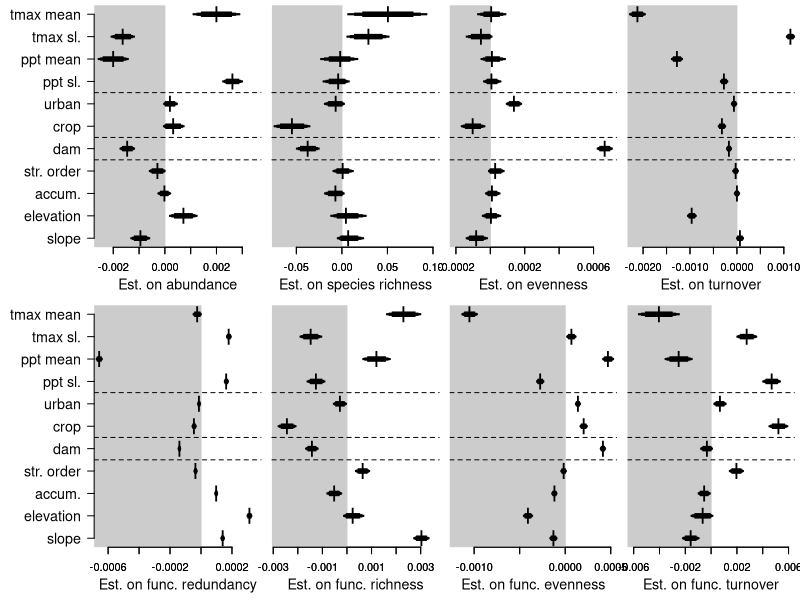

The R script that drew this image:
##Set working directory
setwd("C:/Users/ewelti/Desktop/git/EuroAquaticMacroInverts/")

# attach data
drivEst <- read.csv("outputs/Driver_metaanaly_Ests.csv")
#drivEst <- read.csv("outputs/Driver_horseshoe_metaanaly_Ests.csv")
head(drivEst)
unique(drivEst$Response)

options(scipen=999)

##save plot
tiff(filename = "plots/drivers/Drivers_main.tiff", width = 14, height = 9, units = 'in', res = 600, compression = 'lzw')
#tiff(filename = "plots/drivers/Drivers_horseshoe.tiff", width = 12, height = 9, units = 'in', res = 600, compression = 'lzw')

##layout
layout(mat = matrix(c(1:10), 
                        nrow = 2, 
                        ncol = 5),
       heights = c(2,2,2,2,2,2,2,2,2,2),
       widths = c(1,2,2,2,2,1,2,2,2,2))

par(mar=c(4,0.4,0.4,0.4))
#empty plot for where the labels will go
plot(0, xaxt = 'n', yaxt = 'n', bty = 'n', pch = '', ylab = '', xlab = '')
plot(0, xaxt = 'n', yaxt = 'n', bty = 'n', pch = '', ylab = '', xlab = '')

#### Abundance #####
sub <- subset(drivEst, Response == "abundance")
est <- sub$Estimate[2:12]
yy <- c(9,11,10,12,5,4,3,2,8,7,6)
plot(yy ~ est, ylab="",xlab="", yaxt="n", las=1, type="n",xlim=c(-0.0025,0.0035), cex=2, bty="n")
title(xlab="Est. on abundance", line=2.4,cex.lab=1.3)
polygon(x=c(-100,-100,0,0),
        y=c(-4,22,22,-4), col = "grey80", border = "grey80")
axis(2, at=yy, labels=c("ppt sl.","tmax sl.",  "ppt mean", "tmax mean",
				"str. order", "accum.", "elevation", "slope",
  				"urban","crop", "dam"), las=1,cex.axis=1.3)
axis(side = 1, lwd = 1)
points(yy ~ est, pch="l",cex=2)
yyy1=c(0.975,1.025,1.025,0.975)
yyy2=c(0.95,1.05,1.05,0.95)
yyy3=c(0.9,1.1,1.1,0.9)
polygon(x=c(sub$Q2.5[9], sub$Q2.5[9], sub$Q97.5[9], sub$Q97.5[9]),y=(yyy1+1), col = 1, border = 1,lwd = 1)
polygon(x=c(sub$Q5[9], sub$Q5[9], sub$Q95[9], sub$Q95[9]),y=(yyy2+1), col = 1, border = 1,lwd = 1)
polygon(x=c(sub$Q10[9], sub$Q10[9], sub$Q90[9], sub$Q90[9]),y=(yyy3+1), col = 1, border = 1,lwd = 1)
polygon(x=c(sub$Q2.5[8], sub$Q2.5[8], sub$Q97.5[8], sub$Q97.5[8]),y=(yyy1+2), col = 1, border = 1,lwd = 1)
polygon(x=c(sub$Q5[8], sub$Q5[8], sub$Q95[8], sub$Q95[8]),y=(yyy2+2), col = 1, border = 1,lwd = 1)
polygon(x=c(sub$Q10[8], sub$Q10[8], sub$Q90[8], sub$Q90[8]),y=(yyy3+2), col = 1, border = 1,lwd = 1)
polygon(x=c(sub$Q2.5[7], sub$Q2.5[7], sub$Q97.5[7], sub$Q97.5[7]),y=(yyy1+3), col = 1, border = 1,lwd = 1)
polygon(x=c(sub$Q5[7], sub$Q5[7], sub$Q95[7], sub$Q95[7]),y=(yyy2+3), col = 1, border = 1,lwd = 1)
polygon(x=c(sub$Q10[7], sub$Q10[7], sub$Q90[7], sub$Q90[7]),y=(yyy3+3), col = 1, border = 1,lwd = 1)
polygon(x=c(sub$Q2.5[6], sub$Q2.5[6], sub$Q97.5[6], sub$Q97.5[6]),y=(yyy1+4), col = 1, border = 1,lwd = 1)
polygon(x=c(sub$Q5[6], sub$Q5[6], sub$Q95[6], sub$Q95[6]),y=(yyy2+4), col = 1, border = 1,lwd = 1)
polygon(x=c(sub$Q10[6], sub$Q10[6], sub$Q90[6], sub$Q90[6]),y=(yyy3+4), col = 1, border = 1,lwd = 1)
polygon(x=c(sub$Q2.5[12], sub$Q2.5[12], sub$Q97.5[12], sub$Q97.5[12]),y=(yyy1+5), col = 1, border = 1,lwd = 1)
polygon(x=c(sub$Q5[12], sub$Q5[12], sub$Q95[12], sub$Q95[12]),y=(yyy2+5), col = 1, border = 1,lwd = 1)
polygon(x=c(sub$Q10[12], sub$Q10[12], sub$Q90[12], sub$Q90[12]),y=(yyy3+5), col = 1, border = 1,lwd = 1)
polygon(x=c(sub$Q2.5[11], sub$Q2.5[11], sub$Q97.5[11], sub$Q97.5[11]),y=(yyy1+6), col = 1, border = 1,lwd = 1)
polygon(x=c(sub$Q5[11], sub$Q5[11], sub$Q95[11], sub$Q95[11]),y=(yyy2+6), col = 1, border = 1,lwd = 1)
polygon(x=c(sub$Q10[11], sub$Q10[11], sub$Q90[11], sub$Q90[11]),y=(yyy3+6), col = 1, border = 1,lwd = 1)
polygon(x=c(sub$Q2.5[10], sub$Q2.5[10], sub$Q97.5[10], sub$Q97.5[10]),y=(yyy1+7), col = 1, border = 1,lwd = 1)
polygon(x=c(sub$Q5[10], sub$Q5[10], sub$Q95[10], sub$Q95[10]),y=(yyy2+7), col = 1, border = 1,lwd = 1)
polygon(x=c(sub$Q10[10], sub$Q10[10], sub$Q90[10], sub$Q90[10]),y=(yyy3+7), col = 1, border = 1,lwd = 1)
polygon(x=c(sub$Q2.5[2], sub$Q2.5[2], sub$Q97.5[2], sub$Q97.5[2]),y=(yyy1+8), col = 1, border = 1,lwd = 1)
polygon(x=c(sub$Q5[2], sub$Q5[2], sub$Q95[2], sub$Q95[2]),y=(yyy2+8), col = 1, border = 1,lwd = 1)
polygon(x=c(sub$Q10[2], sub$Q10[2], sub$Q90[2], sub$Q90[2]),y=(yyy3+8), col = 1, border = 1,lwd = 1)
polygon(x=c(sub$Q2.5[4], sub$Q2.5[4], sub$Q97.5[4], sub$Q97.5[4]),y=(yyy1+9), col = 1, border = 1,lwd = 1)
polygon(x=c(sub$Q5[4], sub$Q5[4], sub$Q95[4], sub$Q95[4]),y=(yyy2+9), col = 1, border = 1,lwd = 1)
polygon(x=c(sub$Q10[4], sub$Q10[4], sub$Q90[4], sub$Q90[4]),y=(yyy3+9), col = 1, border = 1,lwd = 1)
polygon(x=c(sub$Q2.5[3], sub$Q2.5[3], sub$Q97.5[3], sub$Q97.5[3]),y=(yyy1+10), col = 1, border = 1,lwd = 1)
polygon(x=c(sub$Q5[3], sub$Q5[3], sub$Q95[3], sub$Q95[3]),y=(yyy2+10), col = 1, border = 1,lwd = 1)
polygon(x=c(sub$Q10[3], sub$Q10[3], sub$Q90[3], sub$Q90[3]),y=(yyy3+10), col = 1, border = 1,lwd = 1)
polygon(x=c(sub$Q2.5[5], sub$Q2.5[5], sub$Q97.5[5], sub$Q97.5[5]),y=(yyy1+11), col = 1, border = 1,lwd = 1)
polygon(x=c(sub$Q5[5], sub$Q5[5], sub$Q95[5], sub$Q95[5]),y=(yyy2+11), col = 1, border = 1,lwd = 1)
polygon(x=c(sub$Q10[5], sub$Q10[5], sub$Q90[5], sub$Q90[5]),y=(yyy3+11), col = 1, border = 1,lwd = 1)
abline(h=5.5,lty=2)
abline(h=6.5,lty=2)
abline(h=8.5,lty=2)

#### func_fred #####
sub <- subset(drivEst, Response == "FRed")
est <- sub$Estimate[2:12]
plot(yy ~ est, ylab="",xlab="", yaxt="n", las=1, type="n",xlim=c(-0.00065,0.00035), cex=2, bty="n")
title(xlab="Est. on func. redundancy", line=2.4,cex.lab=1.3)
polygon(x=c(-100,-100,0,0),
        y=c(-4,22,22,-4), col = "grey80", border = "grey80")
axis(2, at=yy, labels=c("ppt sl.","tmax sl.",  "ppt mean", "tmax mean",
				"str. order", "accum.", "elevation", "slope",
  				"urban","crop", "dam"), las=1,cex.axis=1.3)
axis(side = 1, lwd = 1)
points(yy ~ est, pch="l",cex=2)
polygon(x=c(sub$Q2.5[9], sub$Q2.5[9], sub$Q97.5[9], sub$Q97.5[9]),y=(yyy1+1), col = 1, border = 1,lwd = 1)
polygon(x=c(sub$Q5[9], sub$Q5[9], sub$Q95[9], sub$Q95[9]),y=(yyy2+1), col = 1, border = 1,lwd = 1)
polygon(x=c(sub$Q10[9], sub$Q10[9], sub$Q90[9], sub$Q90[9]),y=(yyy3+1), col = 1, border = 1,lwd = 1)
polygon(x=c(sub$Q2.5[8], sub$Q2.5[8], sub$Q97.5[8], sub$Q97.5[8]),y=(yyy1+2), col = 1, border = 1,lwd = 1)
polygon(x=c(sub$Q5[8], sub$Q5[8], sub$Q95[8], sub$Q95[8]),y=(yyy2+2), col = 1, border = 1,lwd = 1)
polygon(x=c(sub$Q10[8], sub$Q10[8], sub$Q90[8], sub$Q90[8]),y=(yyy3+2), col = 1, border = 1,lwd = 1)
polygon(x=c(sub$Q2.5[7], sub$Q2.5[7], sub$Q97.5[7], sub$Q97.5[7]),y=(yyy1+3), col = 1, border = 1,lwd = 1)
polygon(x=c(sub$Q5[7], sub$Q5[7], sub$Q95[7], sub$Q95[7]),y=(yyy2+3), col = 1, border = 1,lwd = 1)
polygon(x=c(sub$Q10[7], sub$Q10[7], sub$Q90[7], sub$Q90[7]),y=(yyy3+3), col = 1, border = 1,lwd = 1)
polygon(x=c(sub$Q2.5[6], sub$Q2.5[6], sub$Q97.5[6], sub$Q97.5[6]),y=(yyy1+4), col = 1, border = 1,lwd = 1)
polygon(x=c(sub$Q5[6], sub$Q5[6], sub$Q95[6], sub$Q95[6]),y=(yyy2+4), col = 1, border = 1,lwd = 1)
polygon(x=c(sub$Q10[6], sub$Q10[6], sub$Q90[6], sub$Q90[6]),y=(yyy3+4), col = 1, border = 1,lwd = 1)
polygon(x=c(sub$Q2.5[12], sub$Q2.5[12], sub$Q97.5[12], sub$Q97.5[12]),y=(yyy1+5), col = 1, border = 1,lwd = 1)
polygon(x=c(sub$Q5[12], sub$Q5[12], sub$Q95[12], sub$Q95[12]),y=(yyy2+5), col = 1, border = 1,lwd = 1)
polygon(x=c(sub$Q10[12], sub$Q10[12], sub$Q90[12], sub$Q90[12]),y=(yyy3+5), col = 1, border = 1,lwd = 1)
polygon(x=c(sub$Q2.5[11], sub$Q2.5[11], sub$Q97.5[11], sub$Q97.5[11]),y=(yyy1+6), col = 1, border = 1,lwd = 1)
polygon(x=c(sub$Q5[11], sub$Q5[11], sub$Q95[11], sub$Q95[11]),y=(yyy2+6), col = 1, border = 1,lwd = 1)
polygon(x=c(sub$Q10[11], sub$Q10[11], sub$Q90[11], sub$Q90[11]),y=(yyy3+6), col = 1, border = 1,lwd = 1)
polygon(x=c(sub$Q2.5[10], sub$Q2.5[10], sub$Q97.5[10], sub$Q97.5[10]),y=(yyy1+7), col = 1, border = 1,lwd = 1)
polygon(x=c(sub$Q5[10], sub$Q5[10], sub$Q95[10], sub$Q95[10]),y=(yyy2+7), col = 1, border = 1,lwd = 1)
polygon(x=c(sub$Q10[10], sub$Q10[10], sub$Q90[10], sub$Q90[10]),y=(yyy3+7), col = 1, border = 1,lwd = 1)
polygon(x=c(sub$Q2.5[2], sub$Q2.5[2], sub$Q97.5[2], sub$Q97.5[2]),y=(yyy1+8), col = 1, border = 1,lwd = 1)
polygon(x=c(sub$Q5[2], sub$Q5[2], sub$Q95[2], sub$Q95[2]),y=(yyy2+8), col = 1, border = 1,lwd = 1)
polygon(x=c(sub$Q10[2], sub$Q10[2], sub$Q90[2], sub$Q90[2]),y=(yyy3+8), col = 1, border = 1,lwd = 1)
polygon(x=c(sub$Q2.5[4], sub$Q2.5[4], sub$Q97.5[4], sub$Q97.5[4]),y=(yyy1+9), col = 1, border = 1,lwd = 1)
polygon(x=c(sub$Q5[4], sub$Q5[4], sub$Q95[4], sub$Q95[4]),y=(yyy2+9), col = 1, border = 1,lwd = 1)
polygon(x=c(sub$Q10[4], sub$Q10[4], sub$Q90[4], sub$Q90[4]),y=(yyy3+9), col = 1, border = 1,lwd = 1)
polygon(x=c(sub$Q2.5[3], sub$Q2.5[3], sub$Q97.5[3], sub$Q97.5[3]),y=(yyy1+10), col = 1, border = 1,lwd = 1)
polygon(x=c(sub$Q5[3], sub$Q5[3], sub$Q95[3], sub$Q95[3]),y=(yyy2+10), col = 1, border = 1,lwd = 1)
polygon(x=c(sub$Q10[3], sub$Q10[3], sub$Q90[3], sub$Q90[3]),y=(yyy3+10), col = 1, border = 1,lwd = 1)
polygon(x=c(sub$Q2.5[5], sub$Q2.5[5], sub$Q97.5[5], sub$Q97.5[5]),y=(yyy1+11), col = 1, border = 1,lwd = 1)
polygon(x=c(sub$Q5[5], sub$Q5[5], sub$Q95[5], sub$Q95[5]),y=(yyy2+11), col = 1, border = 1,lwd = 1)
polygon(x=c(sub$Q10[5], sub$Q10[5], sub$Q90[5], sub$Q90[5]),y=(yyy3+11), col = 1, border = 1,lwd = 1)
abline(h=5.5,lty=2)
abline(h=6.5,lty=2)
abline(h=8.5,lty=2)

#### Spp Richness #####
sub <- subset(drivEst, Response == "spp_richness")
est <- sub$Estimate[2:12]
plot(yy ~ est, ylab="",xlab="", yaxt="n", las=1, type="n",xlim=c(-0.07,0.10), cex=2, bty="n")
polygon(x=c(-100,-100,0,0),
        y=c(-4,22,22,-4), col = "grey80", border = "grey80")
title(xlab="Est. on species richness", line=2.4,cex.lab=1.3)
axis(side = 1, lwd = 1)
points(yy ~ est, pch="l",cex=2)
polygon(x=c(sub$Q2.5[9], sub$Q2.5[9], sub$Q97.5[9], sub$Q97.5[9]),y=(yyy1+1), col = 1, border = 1,lwd = 1)
polygon(x=c(sub$Q5[9], sub$Q5[9], sub$Q95[9], sub$Q95[9]),y=(yyy2+1), col = 1, border = 1,lwd = 1)
polygon(x=c(sub$Q10[9], sub$Q10[9], sub$Q90[9], sub$Q90[9]),y=(yyy3+1), col = 1, border = 1,lwd = 1)
polygon(x=c(sub$Q2.5[8], sub$Q2.5[8], sub$Q97.5[8], sub$Q97.5[8]),y=(yyy1+2), col = 1, border = 1,lwd = 1)
polygon(x=c(sub$Q5[8], sub$Q5[8], sub$Q95[8], sub$Q95[8]),y=(yyy2+2), col = 1, border = 1,lwd = 1)
polygon(x=c(sub$Q10[8], sub$Q10[8], sub$Q90[8], sub$Q90[8]),y=(yyy3+2), col = 1, border = 1,lwd = 1)
polygon(x=c(sub$Q2.5[7], sub$Q2.5[7], sub$Q97.5[7], sub$Q97.5[7]),y=(yyy1+3), col = 1, border = 1,lwd = 1)
polygon(x=c(sub$Q5[7], sub$Q5[7], sub$Q95[7], sub$Q95[7]),y=(yyy2+3), col = 1, border = 1,lwd = 1)
polygon(x=c(sub$Q10[7], sub$Q10[7], sub$Q90[7], sub$Q90[7]),y=(yyy3+3), col = 1, border = 1,lwd = 1)
polygon(x=c(sub$Q2.5[6], sub$Q2.5[6], sub$Q97.5[6], sub$Q97.5[6]),y=(yyy1+4), col = 1, border = 1,lwd = 1)
polygon(x=c(sub$Q5[6], sub$Q5[6], sub$Q95[6], sub$Q95[6]),y=(yyy2+4), col = 1, border = 1,lwd = 1)
polygon(x=c(sub$Q10[6], sub$Q10[6], sub$Q90[6], sub$Q90[6]),y=(yyy3+4), col = 1, border = 1,lwd = 1)
polygon(x=c(sub$Q2.5[12], sub$Q2.5[12], sub$Q97.5[12], sub$Q97.5[12]),y=(yyy1+5), col = 1, border = 1,lwd = 1)
polygon(x=c(sub$Q5[12], sub$Q5[12], sub$Q95[12], sub$Q95[12]),y=(yyy2+5), col = 1, border = 1,lwd = 1)
polygon(x=c(sub$Q10[12], sub$Q10[12], sub$Q90[12], sub$Q90[12]),y=(yyy3+5), col = 1, border = 1,lwd = 1)
polygon(x=c(sub$Q2.5[11], sub$Q2.5[11], sub$Q97.5[11], sub$Q97.5[11]),y=(yyy1+6), col = 1, border = 1,lwd = 1)
polygon(x=c(sub$Q5[11], sub$Q5[11], sub$Q95[11], sub$Q95[11]),y=(yyy2+6), col = 1, border = 1,lwd = 1)
polygon(x=c(sub$Q10[11], sub$Q10[11], sub$Q90[11], sub$Q90[11]),y=(yyy3+6), col = 1, border = 1,lwd = 1)
polygon(x=c(sub$Q2.5[10], sub$Q2.5[10], sub$Q97.5[10], sub$Q97.5[10]),y=(yyy1+7), col = 1, border = 1,lwd = 1)
polygon(x=c(sub$Q5[10], sub$Q5[10], sub$Q95[10], sub$Q95[10]),y=(yyy2+7), col = 1, border = 1,lwd = 1)
polygon(x=c(sub$Q10[10], sub$Q10[10], sub$Q90[10], sub$Q90[10]),y=(yyy3+7), col = 1, border = 1,lwd = 1)
polygon(x=c(sub$Q2.5[2], sub$Q2.5[2], sub$Q97.5[2], sub$Q97.5[2]),y=(yyy1+8), col = 1, border = 1,lwd = 1)
polygon(x=c(sub$Q5[2], sub$Q5[2], sub$Q95[2], sub$Q95[2]),y=(yyy2+8), col = 1, border = 1,lwd = 1)
polygon(x=c(sub$Q10[2], sub$Q10[2], sub$Q90[2], sub$Q90[2]),y=(yyy3+8), col = 1, border = 1,lwd = 1)
polygon(x=c(sub$Q2.5[4], sub$Q2.5[4], sub$Q97.5[4], sub$Q97.5[4]),y=(yyy1+9), col = 1, border = 1,lwd = 1)
polygon(x=c(sub$Q5[4], sub$Q5[4], sub$Q95[4], sub$Q95[4]),y=(yyy2+9), col = 1, border = 1,lwd = 1)
polygon(x=c(sub$Q10[4], sub$Q10[4], sub$Q90[4], sub$Q90[4]),y=(yyy3+9), col = 1, border = 1,lwd = 1)
polygon(x=c(sub$Q2.5[3], sub$Q2.5[3], sub$Q97.5[3], sub$Q97.5[3]),y=(yyy1+10), col = 1, border = 1,lwd = 1)
polygon(x=c(sub$Q5[3], sub$Q5[3], sub$Q95[3], sub$Q95[3]),y=(yyy2+10), col = 1, border = 1,lwd = 1)
polygon(x=c(sub$Q10[3], sub$Q10[3], sub$Q90[3], sub$Q90[3]),y=(yyy3+10), col = 1, border = 1,lwd = 1)
polygon(x=c(sub$Q2.5[5], sub$Q2.5[5], sub$Q97.5[5], sub$Q97.5[5]),y=(yyy1+11), col = 1, border = 1,lwd = 1)
polygon(x=c(sub$Q5[5], sub$Q5[5], sub$Q95[5], sub$Q95[5]),y=(yyy2+11), col = 1, border = 1,lwd = 1)
polygon(x=c(sub$Q10[5], sub$Q10[5], sub$Q90[5], sub$Q90[5]),y=(yyy3+11), col = 1, border = 1,lwd = 1)
abline(h=5.5,lty=2)
abline(h=6.5,lty=2)
abline(h=8.5,lty=2)

#### Func Richness #####
sub <- subset(drivEst, Response == "func_rich")
est <- sub$Estimate[2:12]
plot(yy ~ est, ylab="",xlab="", yaxt="n", las=1, type="n",xlim=c(-0.0028,0.0035), cex=2, bty="n")
title(xlab="Est. on func. richness", line=2.4,cex.lab=1.3)
polygon(x=c(-100,-100,0,0),
        y=c(-4,22,22,-4), col = "grey80", border = "grey80")
axis(side = 1, lwd = 1)
points(yy ~ est, pch="l",cex=2)
polygon(x=c(sub$Q2.5[9], sub$Q2.5[9], sub$Q97.5[9], sub$Q97.5[9]),y=(yyy1+1), col = 1, border = 1,lwd = 1)
polygon(x=c(sub$Q5[9], sub$Q5[9], sub$Q95[9], sub$Q95[9]),y=(yyy2+1), col = 1, border = 1,lwd = 1)
polygon(x=c(sub$Q10[9], sub$Q10[9], sub$Q90[9], sub$Q90[9]),y=(yyy3+1), col = 1, border = 1,lwd = 1)
polygon(x=c(sub$Q2.5[8], sub$Q2.5[8], sub$Q97.5[8], sub$Q97.5[8]),y=(yyy1+2), col = 1, border = 1,lwd = 1)
polygon(x=c(sub$Q5[8], sub$Q5[8], sub$Q95[8], sub$Q95[8]),y=(yyy2+2), col = 1, border = 1,lwd = 1)
polygon(x=c(sub$Q10[8], sub$Q10[8], sub$Q90[8], sub$Q90[8]),y=(yyy3+2), col = 1, border = 1,lwd = 1)
polygon(x=c(sub$Q2.5[7], sub$Q2.5[7], sub$Q97.5[7], sub$Q97.5[7]),y=(yyy1+3), col = 1, border = 1,lwd = 1)
polygon(x=c(sub$Q5[7], sub$Q5[7], sub$Q95[7], sub$Q95[7]),y=(yyy2+3), col = 1, border = 1,lwd = 1)
polygon(x=c(sub$Q10[7], sub$Q10[7], sub$Q90[7], sub$Q90[7]),y=(yyy3+3), col = 1, border = 1,lwd = 1)
polygon(x=c(sub$Q2.5[6], sub$Q2.5[6], sub$Q97.5[6], sub$Q97.5[6]),y=(yyy1+4), col = 1, border = 1,lwd = 1)
polygon(x=c(sub$Q5[6], sub$Q5[6], sub$Q95[6], sub$Q95[6]),y=(yyy2+4), col = 1, border = 1,lwd = 1)
polygon(x=c(sub$Q10[6], sub$Q10[6], sub$Q90[6], sub$Q90[6]),y=(yyy3+4), col = 1, border = 1,lwd = 1)
polygon(x=c(sub$Q2.5[12], sub$Q2.5[12], sub$Q97.5[12], sub$Q97.5[12]),y=(yyy1+5), col = 1, border = 1,lwd = 1)
polygon(x=c(sub$Q5[12], sub$Q5[12], sub$Q95[12], sub$Q95[12]),y=(yyy2+5), col = 1, border = 1,lwd = 1)
polygon(x=c(sub$Q10[12], sub$Q10[12], sub$Q90[12], sub$Q90[12]),y=(yyy3+5), col = 1, border = 1,lwd = 1)
polygon(x=c(sub$Q2.5[11], sub$Q2.5[11], sub$Q97.5[11], sub$Q97.5[11]),y=(yyy1+6), col = 1, border = 1,lwd = 1)
polygon(x=c(sub$Q5[11], sub$Q5[11], sub$Q95[11], sub$Q95[11]),y=(yyy2+6), col = 1, border = 1,lwd = 1)
polygon(x=c(sub$Q10[11], sub$Q10[11], sub$Q90[11], sub$Q90[11]),y=(yyy3+6), col = 1, border = 1,lwd = 1)
polygon(x=c(sub$Q2.5[10], sub$Q2.5[10], sub$Q97.5[10], sub$Q97.5[10]),y=(yyy1+7), col = 1, border = 1,lwd = 1)
polygon(x=c(sub$Q5[10], sub$Q5[10], sub$Q95[10], sub$Q95[10]),y=(yyy2+7), col = 1, border = 1,lwd = 1)
polygon(x=c(sub$Q10[10], sub$Q10[10], sub$Q90[10], sub$Q90[10]),y=(yyy3+7), col = 1, border = 1,lwd = 1)
polygon(x=c(sub$Q2.5[2], sub$Q2.5[2], sub$Q97.5[2], sub$Q97.5[2]),y=(yyy1+8), col = 1, border = 1,lwd = 1)
polygon(x=c(sub$Q5[2], sub$Q5[2], sub$Q95[2], sub$Q95[2]),y=(yyy2+8), col = 1, border = 1,lwd = 1)
polygon(x=c(sub$Q10[2], sub$Q10[2], sub$Q90[2], sub$Q90[2]),y=(yyy3+8), col = 1, border = 1,lwd = 1)
polygon(x=c(sub$Q2.5[4], sub$Q2.5[4], sub$Q97.5[4], sub$Q97.5[4]),y=(yyy1+9), col = 1, border = 1,lwd = 1)
polygon(x=c(sub$Q5[4], sub$Q5[4], sub$Q95[4], sub$Q95[4]),y=(yyy2+9), col = 1, border = 1,lwd = 1)
polygon(x=c(sub$Q10[4], sub$Q10[4], sub$Q90[4], sub$Q90[4]),y=(yyy3+9), col = 1, border = 1,lwd = 1)
polygon(x=c(sub$Q2.5[3], sub$Q2.5[3], sub$Q97.5[3], sub$Q97.5[3]),y=(yyy1+10), col = 1, border = 1,lwd = 1)
polygon(x=c(sub$Q5[3], sub$Q5[3], sub$Q95[3], sub$Q95[3]),y=(yyy2+10), col = 1, border = 1,lwd = 1)
polygon(x=c(sub$Q10[3], sub$Q10[3], sub$Q90[3], sub$Q90[3]),y=(yyy3+10), col = 1, border = 1,lwd = 1)
polygon(x=c(sub$Q2.5[5], sub$Q2.5[5], sub$Q97.5[5], sub$Q97.5[5]),y=(yyy1+11), col = 1, border = 1,lwd = 1)
polygon(x=c(sub$Q5[5], sub$Q5[5], sub$Q95[5], sub$Q95[5]),y=(yyy2+11), col = 1, border = 1,lwd = 1)
polygon(x=c(sub$Q10[5], sub$Q10[5], sub$Q90[5], sub$Q90[5]),y=(yyy3+11), col = 1, border = 1,lwd = 1)
abline(h=5.5,lty=2)
abline(h=6.5,lty=2)
abline(h=8.5,lty=2)

#### E10 #####
sub <- subset(drivEst, Response == "E10")
est <- sub$Estimate[2:12]
plot(yy ~ est, ylab="",xlab="", yaxt="n", las=1, type="n",xlim=c(-0.0002,0.0007), cex=2, bty="n")
title(xlab="Est. on evenness", line=2.4,cex.lab=1.3)
polygon(x=c(-100,-100,0,0),
        y=c(-4,22,22,-4), col = "grey80", border = "grey80")
axis(side = 1, lwd = 1)
points(yy ~ est, pch="l",cex=2)
polygon(x=c(sub$Q2.5[9], sub$Q2.5[9], sub$Q97.5[9], sub$Q97.5[9]),y=(yyy1+1), col = 1, border = 1,lwd = 1)
polygon(x=c(sub$Q5[9], sub$Q5[9], sub$Q95[9], sub$Q95[9]),y=(yyy2+1), col = 1, border = 1,lwd = 1)
polygon(x=c(sub$Q10[9], sub$Q10[9], sub$Q90[9], sub$Q90[9]),y=(yyy3+1), col = 1, border = 1,lwd = 1)
polygon(x=c(sub$Q2.5[8], sub$Q2.5[8], sub$Q97.5[8], sub$Q97.5[8]),y=(yyy1+2), col = 1, border = 1,lwd = 1)
polygon(x=c(sub$Q5[8], sub$Q5[8], sub$Q95[8], sub$Q95[8]),y=(yyy2+2), col = 1, border = 1,lwd = 1)
polygon(x=c(sub$Q10[8], sub$Q10[8], sub$Q90[8], sub$Q90[8]),y=(yyy3+2), col = 1, border = 1,lwd = 1)
polygon(x=c(sub$Q2.5[7], sub$Q2.5[7], sub$Q97.5[7], sub$Q97.5[7]),y=(yyy1+3), col = 1, border = 1,lwd = 1)
polygon(x=c(sub$Q5[7], sub$Q5[7], sub$Q95[7], sub$Q95[7]),y=(yyy2+3), col = 1, border = 1,lwd = 1)
polygon(x=c(sub$Q10[7], sub$Q10[7], sub$Q90[7], sub$Q90[7]),y=(yyy3+3), col = 1, border = 1,lwd = 1)
polygon(x=c(sub$Q2.5[6], sub$Q2.5[6], sub$Q97.5[6], sub$Q97.5[6]),y=(yyy1+4), col = 1, border = 1,lwd = 1)
polygon(x=c(sub$Q5[6], sub$Q5[6], sub$Q95[6], sub$Q95[6]),y=(yyy2+4), col = 1, border = 1,lwd = 1)
polygon(x=c(sub$Q10[6], sub$Q10[6], sub$Q90[6], sub$Q90[6]),y=(yyy3+4), col = 1, border = 1,lwd = 1)
polygon(x=c(sub$Q2.5[12], sub$Q2.5[12], sub$Q97.5[12], sub$Q97.5[12]),y=(yyy1+5), col = 1, border = 1,lwd = 1)
polygon(x=c(sub$Q5[12], sub$Q5[12], sub$Q95[12], sub$Q95[12]),y=(yyy2+5), col = 1, border = 1,lwd = 1)
polygon(x=c(sub$Q10[12], sub$Q10[12], sub$Q90[12], sub$Q90[12]),y=(yyy3+5), col = 1, border = 1,lwd = 1)
polygon(x=c(sub$Q2.5[11], sub$Q2.5[11], sub$Q97.5[11], sub$Q97.5[11]),y=(yyy1+6), col = 1, border = 1,lwd = 1)
polygon(x=c(sub$Q5[11], sub$Q5[11], sub$Q95[11], sub$Q95[11]),y=(yyy2+6), col = 1, border = 1,lwd = 1)
polygon(x=c(sub$Q10[11], sub$Q10[11], sub$Q90[11], sub$Q90[11]),y=(yyy3+6), col = 1, border = 1,lwd = 1)
polygon(x=c(sub$Q2.5[10], sub$Q2.5[10], sub$Q97.5[10], sub$Q97.5[10]),y=(yyy1+7), col = 1, border = 1,lwd = 1)
polygon(x=c(sub$Q5[10], sub$Q5[10], sub$Q95[10], sub$Q95[10]),y=(yyy2+7), col = 1, border = 1,lwd = 1)
polygon(x=c(sub$Q10[10], sub$Q10[10], sub$Q90[10], sub$Q90[10]),y=(yyy3+7), col = 1, border = 1,lwd = 1)
polygon(x=c(sub$Q2.5[2], sub$Q2.5[2], sub$Q97.5[2], sub$Q97.5[2]),y=(yyy1+8), col = 1, border = 1,lwd = 1)
polygon(x=c(sub$Q5[2], sub$Q5[2], sub$Q95[2], sub$Q95[2]),y=(yyy2+8), col = 1, border = 1,lwd = 1)
polygon(x=c(sub$Q10[2], sub$Q10[2], sub$Q90[2], sub$Q90[2]),y=(yyy3+8), col = 1, border = 1,lwd = 1)
polygon(x=c(sub$Q2.5[4], sub$Q2.5[4], sub$Q97.5[4], sub$Q97.5[4]),y=(yyy1+9), col = 1, border = 1,lwd = 1)
polygon(x=c(sub$Q5[4], sub$Q5[4], sub$Q95[4], sub$Q95[4]),y=(yyy2+9), col = 1, border = 1,lwd = 1)
polygon(x=c(sub$Q10[4], sub$Q10[4], sub$Q90[4], sub$Q90[4]),y=(yyy3+9), col = 1, border = 1,lwd = 1)
polygon(x=c(sub$Q2.5[3], sub$Q2.5[3], sub$Q97.5[3], sub$Q97.5[3]),y=(yyy1+10), col = 1, border = 1,lwd = 1)
polygon(x=c(sub$Q5[3], sub$Q5[3], sub$Q95[3], sub$Q95[3]),y=(yyy2+10), col = 1, border = 1,lwd = 1)
polygon(x=c(sub$Q10[3], sub$Q10[3], sub$Q90[3], sub$Q90[3]),y=(yyy3+10), col = 1, border = 1,lwd = 1)
polygon(x=c(sub$Q2.5[5], sub$Q2.5[5], sub$Q97.5[5], sub$Q97.5[5]),y=(yyy1+11), col = 1, border = 1,lwd = 1)
polygon(x=c(sub$Q5[5], sub$Q5[5], sub$Q95[5], sub$Q95[5]),y=(yyy2+11), col = 1, border = 1,lwd = 1)
polygon(x=c(sub$Q10[5], sub$Q10[5], sub$Q90[5], sub$Q90[5]),y=(yyy3+11), col = 1, border = 1,lwd = 1)
abline(h=5.5,lty=2)
abline(h=6.5,lty=2)
abline(h=8.5,lty=2)

#### func_even #####
sub <- subset(drivEst, Response == "func_even")
est <- sub$Estimate[2:12]
plot(yy ~ est, ylab="",xlab="", yaxt="n", las=1, type="n",xlim=c(-0.0012,0.0005), cex=2, bty="n")
title(xlab="Est. on func. evenness", line=2.4,cex.lab=1.3)
polygon(x=c(-100,-100,0,0),
        y=c(-4,22,22,-4), col = "grey80", border = "grey80")
axis(side = 1, lwd = 1)
points(yy ~ est, pch="l",cex=2)
polygon(x=c(sub$Q2.5[9], sub$Q2.5[9], sub$Q97.5[9], sub$Q97.5[9]),y=(yyy1+1), col = 1, border = 1,lwd = 1)
polygon(x=c(sub$Q5[9], sub$Q5[9], sub$Q95[9], sub$Q95[9]),y=(yyy2+1), col = 1, border = 1,lwd = 1)
polygon(x=c(sub$Q10[9], sub$Q10[9], sub$Q90[9], sub$Q90[9]),y=(yyy3+1), col = 1, border = 1,lwd = 1)
polygon(x=c(sub$Q2.5[8], sub$Q2.5[8], sub$Q97.5[8], sub$Q97.5[8]),y=(yyy1+2), col = 1, border = 1,lwd = 1)
polygon(x=c(sub$Q5[8], sub$Q5[8], sub$Q95[8], sub$Q95[8]),y=(yyy2+2), col = 1, border = 1,lwd = 1)
polygon(x=c(sub$Q10[8], sub$Q10[8], sub$Q90[8], sub$Q90[8]),y=(yyy3+2), col = 1, border = 1,lwd = 1)
polygon(x=c(sub$Q2.5[7], sub$Q2.5[7], sub$Q97.5[7], sub$Q97.5[7]),y=(yyy1+3), col = 1, border = 1,lwd = 1)
polygon(x=c(sub$Q5[7], sub$Q5[7], sub$Q95[7], sub$Q95[7]),y=(yyy2+3), col = 1, border = 1,lwd = 1)
polygon(x=c(sub$Q10[7], sub$Q10[7], sub$Q90[7], sub$Q90[7]),y=(yyy3+3), col = 1, border = 1,lwd = 1)
polygon(x=c(sub$Q2.5[6], sub$Q2.5[6], sub$Q97.5[6], sub$Q97.5[6]),y=(yyy1+4), col = 1, border = 1,lwd = 1)
polygon(x=c(sub$Q5[6], sub$Q5[6], sub$Q95[6], sub$Q95[6]),y=(yyy2+4), col = 1, border = 1,lwd = 1)
polygon(x=c(sub$Q10[6], sub$Q10[6], sub$Q90[6], sub$Q90[6]),y=(yyy3+4), col = 1, border = 1,lwd = 1)
polygon(x=c(sub$Q2.5[12], sub$Q2.5[12], sub$Q97.5[12], sub$Q97.5[12]),y=(yyy1+5), col = 1, border = 1,lwd = 1)
polygon(x=c(sub$Q5[12], sub$Q5[12], sub$Q95[12], sub$Q95[12]),y=(yyy2+5), col = 1, border = 1,lwd = 1)
polygon(x=c(sub$Q10[12], sub$Q10[12], sub$Q90[12], sub$Q90[12]),y=(yyy3+5), col = 1, border = 1,lwd = 1)
polygon(x=c(sub$Q2.5[11], sub$Q2.5[11], sub$Q97.5[11], sub$Q97.5[11]),y=(yyy1+6), col = 1, border = 1,lwd = 1)
polygon(x=c(sub$Q5[11], sub$Q5[11], sub$Q95[11], sub$Q95[11]),y=(yyy2+6), col = 1, border = 1,lwd = 1)
polygon(x=c(sub$Q10[11], sub$Q10[11], sub$Q90[11], sub$Q90[11]),y=(yyy3+6), col = 1, border = 1,lwd = 1)
polygon(x=c(sub$Q2.5[10], sub$Q2.5[10], sub$Q97.5[10], sub$Q97.5[10]),y=(yyy1+7), col = 1, border = 1,lwd = 1)
polygon(x=c(sub$Q5[10], sub$Q5[10], sub$Q95[10], sub$Q95[10]),y=(yyy2+7), col = 1, border = 1,lwd = 1)
polygon(x=c(sub$Q10[10], sub$Q10[10], sub$Q90[10], sub$Q90[10]),y=(yyy3+7), col = 1, border = 1,lwd = 1)
polygon(x=c(sub$Q2.5[2], sub$Q2.5[2], sub$Q97.5[2], sub$Q97.5[2]),y=(yyy1+8), col = 1, border = 1,lwd = 1)
polygon(x=c(sub$Q5[2], sub$Q5[2], sub$Q95[2], sub$Q95[2]),y=(yyy2+8), col = 1, border = 1,lwd = 1)
polygon(x=c(sub$Q10[2], sub$Q10[2], sub$Q90[2], sub$Q90[2]),y=(yyy3+8), col = 1, border = 1,lwd = 1)
polygon(x=c(sub$Q2.5[4], sub$Q2.5[4], sub$Q97.5[4], sub$Q97.5[4]),y=(yyy1+9), col = 1, border = 1,lwd = 1)
polygon(x=c(sub$Q5[4], sub$Q5[4], sub$Q95[4], sub$Q95[4]),y=(yyy2+9), col = 1, border = 1,lwd = 1)
polygon(x=c(sub$Q10[4], sub$Q10[4], sub$Q90[4], sub$Q90[4]),y=(yyy3+9), col = 1, border = 1,lwd = 1)
polygon(x=c(sub$Q2.5[3], sub$Q2.5[3], sub$Q97.5[3], sub$Q97.5[3]),y=(yyy1+10), col = 1, border = 1,lwd = 1)
polygon(x=c(sub$Q5[3], sub$Q5[3], sub$Q95[3], sub$Q95[3]),y=(yyy2+10), col = 1, border = 1,lwd = 1)
polygon(x=c(sub$Q10[3], sub$Q10[3], sub$Q90[3], sub$Q90[3]),y=(yyy3+10), col = 1, border = 1,lwd = 1)
polygon(x=c(sub$Q2.5[5], sub$Q2.5[5], sub$Q97.5[5], sub$Q97.5[5]),y=(yyy1+11), col = 1, border = 1,lwd = 1)
polygon(x=c(sub$Q5[5], sub$Q5[5], sub$Q95[5], sub$Q95[5]),y=(yyy2+11), col = 1, border = 1,lwd = 1)
polygon(x=c(sub$Q10[5], sub$Q10[5], sub$Q90[5], sub$Q90[5]),y=(yyy3+11), col = 1, border = 1,lwd = 1)
abline(h=5.5,lty=2)
abline(h=6.5,lty=2)
abline(h=8.5,lty=2)

#### Turnover #####
sub <- subset(drivEst, Response == "turnover")
est <- sub$Estimate[2:12]
plot(yy ~ est, ylab="",xlab="", yaxt="n", las=1, type="n",xlim=c(-0.0022,0.0011), cex=2, bty="n")
title(xlab="Est. on turnover", line=2.4,cex.lab=1.3)
polygon(x=c(-100,-100,0,0),
        y=c(-4,22,22,-4), col = "grey80", border = "grey80")
axis(side = 1, lwd = 1)
points(yy ~ est, pch="l",cex=2)
polygon(x=c(sub$Q2.5[9], sub$Q2.5[9], sub$Q97.5[9], sub$Q97.5[9]),y=(yyy1+1), col = 1, border = 1,lwd = 1)
polygon(x=c(sub$Q5[9], sub$Q5[9], sub$Q95[9], sub$Q95[9]),y=(yyy2+1), col = 1, border = 1,lwd = 1)
polygon(x=c(sub$Q10[9], sub$Q10[9], sub$Q90[9], sub$Q90[9]),y=(yyy3+1), col = 1, border = 1,lwd = 1)
polygon(x=c(sub$Q2.5[8], sub$Q2.5[8], sub$Q97.5[8], sub$Q97.5[8]),y=(yyy1+2), col = 1, border = 1,lwd = 1)
polygon(x=c(sub$Q5[8], sub$Q5[8], sub$Q95[8], sub$Q95[8]),y=(yyy2+2), col = 1, border = 1,lwd = 1)
polygon(x=c(sub$Q10[8], sub$Q10[8], sub$Q90[8], sub$Q90[8]),y=(yyy3+2), col = 1, border = 1,lwd = 1)
polygon(x=c(sub$Q2.5[7], sub$Q2.5[7], sub$Q97.5[7], sub$Q97.5[7]),y=(yyy1+3), col = 1, border = 1,lwd = 1)
polygon(x=c(sub$Q5[7], sub$Q5[7], sub$Q95[7], sub$Q95[7]),y=(yyy2+3), col = 1, border = 1,lwd = 1)
polygon(x=c(sub$Q10[7], sub$Q10[7], sub$Q90[7], sub$Q90[7]),y=(yyy3+3), col = 1, border = 1,lwd = 1)
polygon(x=c(sub$Q2.5[6], sub$Q2.5[6], sub$Q97.5[6], sub$Q97.5[6]),y=(yyy1+4), col = 1, border = 1,lwd = 1)
polygon(x=c(sub$Q5[6], sub$Q5[6], sub$Q95[6], sub$Q95[6]),y=(yyy2+4), col = 1, border = 1,lwd = 1)
polygon(x=c(sub$Q10[6], sub$Q10[6], sub$Q90[6], sub$Q90[6]),y=(yyy3+4), col = 1, border = 1,lwd = 1)
polygon(x=c(sub$Q2.5[12], sub$Q2.5[12], sub$Q97.5[12], sub$Q97.5[12]),y=(yyy1+5), col = 1, border = 1,lwd = 1)
polygon(x=c(sub$Q5[12], sub$Q5[12], sub$Q95[12], sub$Q95[12]),y=(yyy2+5), col = 1, border = 1,lwd = 1)
polygon(x=c(sub$Q10[12], sub$Q10[12], sub$Q90[12], sub$Q90[12]),y=(yyy3+5), col = 1, border = 1,lwd = 1)
polygon(x=c(sub$Q2.5[11], sub$Q2.5[11], sub$Q97.5[11], sub$Q97.5[11]),y=(yyy1+6), col = 1, border = 1,lwd = 1)
polygon(x=c(sub$Q5[11], sub$Q5[11], sub$Q95[11], sub$Q95[11]),y=(yyy2+6), col = 1, border = 1,lwd = 1)
polygon(x=c(sub$Q10[11], sub$Q10[11], sub$Q90[11], sub$Q90[11]),y=(yyy3+6), col = 1, border = 1,lwd = 1)
polygon(x=c(sub$Q2.5[10], sub$Q2.5[10], sub$Q97.5[10], sub$Q97.5[10]),y=(yyy1+7), col = 1, border = 1,lwd = 1)
polygon(x=c(sub$Q5[10], sub$Q5[10], sub$Q95[10], sub$Q95[10]),y=(yyy2+7), col = 1, border = 1,lwd = 1)
polygon(x=c(sub$Q10[10], sub$Q10[10], sub$Q90[10], sub$Q90[10]),y=(yyy3+7), col = 1, border = 1,lwd = 1)
polygon(x=c(sub$Q2.5[2], sub$Q2.5[2], sub$Q97.5[2], sub$Q97.5[2]),y=(yyy1+8), col = 1, border = 1,lwd = 1)
polygon(x=c(sub$Q5[2], sub$Q5[2], sub$Q95[2], sub$Q95[2]),y=(yyy2+8), col = 1, border = 1,lwd = 1)
polygon(x=c(sub$Q10[2], sub$Q10[2], sub$Q90[2], sub$Q90[2]),y=(yyy3+8), col = 1, border = 1,lwd = 1)
polygon(x=c(sub$Q2.5[4], sub$Q2.5[4], sub$Q97.5[4], sub$Q97.5[4]),y=(yyy1+9), col = 1, border = 1,lwd = 1)
polygon(x=c(sub$Q5[4], sub$Q5[4], sub$Q95[4], sub$Q95[4]),y=(yyy2+9), col = 1, border = 1,lwd = 1)
polygon(x=c(sub$Q10[4], sub$Q10[4], sub$Q90[4], sub$Q90[4]),y=(yyy3+9), col = 1, border = 1,lwd = 1)
polygon(x=c(sub$Q2.5[3], sub$Q2.5[3], sub$Q97.5[3], sub$Q97.5[3]),y=(yyy1+10), col = 1, border = 1,lwd = 1)
polygon(x=c(sub$Q5[3], sub$Q5[3], sub$Q95[3], sub$Q95[3]),y=(yyy2+10), col = 1, border = 1,lwd = 1)
polygon(x=c(sub$Q10[3], sub$Q10[3], sub$Q90[3], sub$Q90[3]),y=(yyy3+10), col = 1, border = 1,lwd = 1)
polygon(x=c(sub$Q2.5[5], sub$Q2.5[5], sub$Q97.5[5], sub$Q97.5[5]),y=(yyy1+11), col = 1, border = 1,lwd = 1)
polygon(x=c(sub$Q5[5], sub$Q5[5], sub$Q95[5], sub$Q95[5]),y=(yyy2+11), col = 1, border = 1,lwd = 1)
polygon(x=c(sub$Q10[5], sub$Q10[5], sub$Q90[5], sub$Q90[5]),y=(yyy3+11), col = 1, border = 1,lwd = 1)
abline(h=5.5,lty=2)
abline(h=6.5,lty=2)
abline(h=8.5,lty=2)

#### func_turnover #####
sub <- subset(drivEst, Response == "func_turnover")
est <- sub$Estimate[2:12]
plot(yy ~ est, ylab="",xlab="", yaxt="n", las=1, type="n",xlim=c(-0.006,0.006), cex=2, bty="n")
title(xlab="Est. on func. turnover", line=2.4,cex.lab=1.3)
polygon(x=c(-100,-100,0,0),
        y=c(-4,22,22,-4), col = "grey80", border = "grey80")
axis(side = 1, lwd = 1)
points(yy ~ est, pch="l",cex=2)
polygon(x=c(sub$Q2.5[9], sub$Q2.5[9], sub$Q97.5[9], sub$Q97.5[9]),y=(yyy1+1), col = 1, border = 1,lwd = 1)
polygon(x=c(sub$Q5[9], sub$Q5[9], sub$Q95[9], sub$Q95[9]),y=(yyy2+1), col = 1, border = 1,lwd = 1)
polygon(x=c(sub$Q10[9], sub$Q10[9], sub$Q90[9], sub$Q90[9]),y=(yyy3+1), col = 1, border = 1,lwd = 1)
polygon(x=c(sub$Q2.5[8], sub$Q2.5[8], sub$Q97.5[8], sub$Q97.5[8]),y=(yyy1+2), col = 1, border = 1,lwd = 1)
polygon(x=c(sub$Q5[8], sub$Q5[8], sub$Q95[8], sub$Q95[8]),y=(yyy2+2), col = 1, border = 1,lwd = 1)
polygon(x=c(sub$Q10[8], sub$Q10[8], sub$Q90[8], sub$Q90[8]),y=(yyy3+2), col = 1, border = 1,lwd = 1)
polygon(x=c(sub$Q2.5[7], sub$Q2.5[7], sub$Q97.5[7], sub$Q97.5[7]),y=(yyy1+3), col = 1, border = 1,lwd = 1)
polygon(x=c(sub$Q5[7], sub$Q5[7], sub$Q95[7], sub$Q95[7]),y=(yyy2+3), col = 1, border = 1,lwd = 1)
polygon(x=c(sub$Q10[7], sub$Q10[7], sub$Q90[7], sub$Q90[7]),y=(yyy3+3), col = 1, border = 1,lwd = 1)
polygon(x=c(sub$Q2.5[6], sub$Q2.5[6], sub$Q97.5[6], sub$Q97.5[6]),y=(yyy1+4), col = 1, border = 1,lwd = 1)
polygon(x=c(sub$Q5[6], sub$Q5[6], sub$Q95[6], sub$Q95[6]),y=(yyy2+4), col = 1, border = 1,lwd = 1)
polygon(x=c(sub$Q10[6], sub$Q10[6], sub$Q90[6], sub$Q90[6]),y=(yyy3+4), col = 1, border = 1,lwd = 1)
polygon(x=c(sub$Q2.5[12], sub$Q2.5[12], sub$Q97.5[12], sub$Q97.5[12]),y=(yyy1+5), col = 1, border = 1,lwd = 1)
polygon(x=c(sub$Q5[12], sub$Q5[12], sub$Q95[12], sub$Q95[12]),y=(yyy2+5), col = 1, border = 1,lwd = 1)
polygon(x=c(sub$Q10[12], sub$Q10[12], sub$Q90[12], sub$Q90[12]),y=(yyy3+5), col = 1, border = 1,lwd = 1)
polygon(x=c(sub$Q2.5[11], sub$Q2.5[11], sub$Q97.5[11], sub$Q97.5[11]),y=(yyy1+6), col = 1, border = 1,lwd = 1)
polygon(x=c(sub$Q5[11], sub$Q5[11], sub$Q95[11], sub$Q95[11]),y=(yyy2+6), col = 1, border = 1,lwd = 1)
polygon(x=c(sub$Q10[11], sub$Q10[11], sub$Q90[11], sub$Q90[11]),y=(yyy3+6), col = 1, border = 1,lwd = 1)
polygon(x=c(sub$Q2.5[10], sub$Q2.5[10], sub$Q97.5[10], sub$Q97.5[10]),y=(yyy1+7), col = 1, border = 1,lwd = 1)
polygon(x=c(sub$Q5[10], sub$Q5[10], sub$Q95[10], sub$Q95[10]),y=(yyy2+7), col = 1, border = 1,lwd = 1)
polygon(x=c(sub$Q10[10], sub$Q10[10], sub$Q90[10], sub$Q90[10]),y=(yyy3+7), col = 1, border = 1,lwd = 1)
polygon(x=c(sub$Q2.5[2], sub$Q2.5[2], sub$Q97.5[2], sub$Q97.5[2]),y=(yyy1+8), col = 1, border = 1,lwd = 1)
polygon(x=c(sub$Q5[2], sub$Q5[2], sub$Q95[2], sub$Q95[2]),y=(yyy2+8), col = 1, border = 1,lwd = 1)
polygon(x=c(sub$Q10[2], sub$Q10[2], sub$Q90[2], sub$Q90[2]),y=(yyy3+8), col = 1, border = 1,lwd = 1)
polygon(x=c(sub$Q2.5[4], sub$Q2.5[4], sub$Q97.5[4], sub$Q97.5[4]),y=(yyy1+9), col = 1, border = 1,lwd = 1)
polygon(x=c(sub$Q5[4], sub$Q5[4], sub$Q95[4], sub$Q95[4]),y=(yyy2+9), col = 1, border = 1,lwd = 1)
polygon(x=c(sub$Q10[4], sub$Q10[4], sub$Q90[4], sub$Q90[4]),y=(yyy3+9), col = 1, border = 1,lwd = 1)
polygon(x=c(sub$Q2.5[3], sub$Q2.5[3], sub$Q97.5[3], sub$Q97.5[3]),y=(yyy1+10), col = 1, border = 1,lwd = 1)
polygon(x=c(sub$Q5[3], sub$Q5[3], sub$Q95[3], sub$Q95[3]),y=(yyy2+10), col = 1, border = 1,lwd = 1)
polygon(x=c(sub$Q10[3], sub$Q10[3], sub$Q90[3], sub$Q90[3]),y=(yyy3+10), col = 1, border = 1,lwd = 1)
polygon(x=c(sub$Q2.5[5], sub$Q2.5[5], sub$Q97.5[5], sub$Q97.5[5]),y=(yyy1+11), col = 1, border = 1,lwd = 1)
polygon(x=c(sub$Q5[5], sub$Q5[5], sub$Q95[5], sub$Q95[5]),y=(yyy2+11), col = 1, border = 1,lwd = 1)
polygon(x=c(sub$Q10[5], sub$Q10[5], sub$Q90[5], sub$Q90[5]),y=(yyy3+11), col = 1, border = 1,lwd = 1)
abline(h=5.5,lty=2)
abline(h=6.5,lty=2)
abline(h=8.5,lty=2)

##
dev.off()
##

